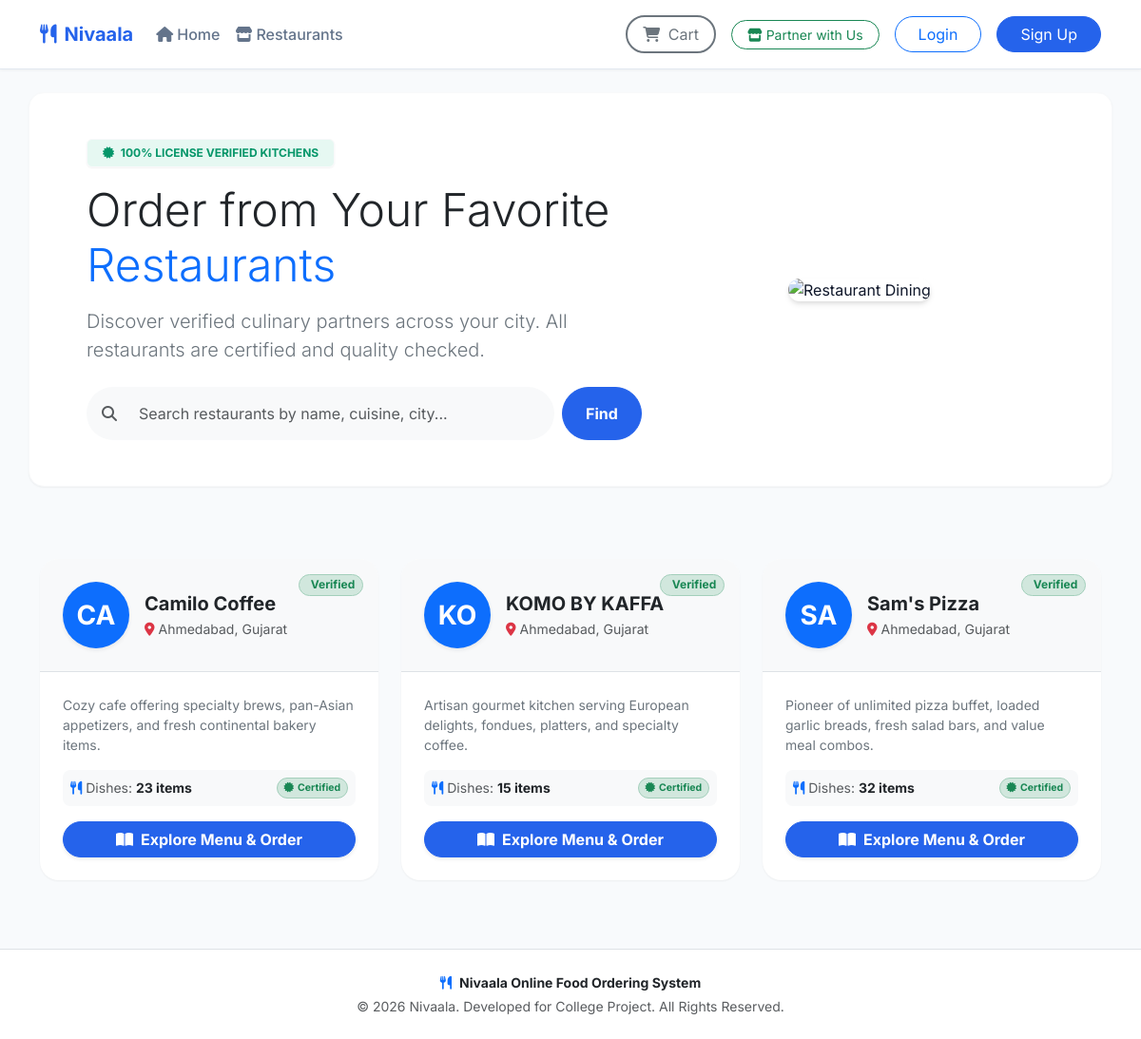
The page /restaurants.php on the database its author committed.
### tables this page shows
CREATE TABLE `restaurants` (
  `id` int(11) NOT NULL AUTO_INCREMENT,
  `owner_id` int(11) NOT NULL,
  `restaurant_name` varchar(150) NOT NULL,
  `owner_name` varchar(150) NOT NULL,
  `email` varchar(150) NOT NULL,
  `phone` varchar(20) NOT NULL,
  `address` text NOT NULL,
  `city` varchar(100) NOT NULL,
  `state` varchar(100) NOT NULL,
  `license_number` varchar(100) NOT NULL,
  `license_issue_date` date NOT NULL,
  `license_expiry_date` date NOT NULL,
  `license_document` varchar(255) NOT NULL,
  `logo` varchar(255) DEFAULT NULL,
  `description` text DEFAULT NULL,
  `commission_rate` decimal(5,2) NOT NULL DEFAULT 10.00,
  `status` enum('Pending','Approved','Rejected','Suspended') NOT NULL DEFAULT 'Pending',
  `rejection_reason` text DEFAULT NULL,
  `approved_by` int(11) DEFAULT NULL,
  `approved_at` datetime DEFAULT NULL,
  `created_at` timestamp NOT NULL DEFAULT current_timestamp(),
  `updated_at` timestamp NOT NULL DEFAULT current_timestamp() ON UPDATE current_timestamp(),
  PRIMARY KEY (`id`),
  UNIQUE KEY `email` (`email`),
  UNIQUE KEY `license_number` (`license_number`),
  KEY `owner_id` (`owner_id`),
  KEY `approved_by` (`approved_by`),
  CONSTRAINT `restaurants_ibfk_1` FOREIGN KEY (`owner_id`) REFERENCES `users` (`id`) ON DELETE CASCADE,
  CONSTRAINT `restaurants_ibfk_2` FOREIGN KEY (`approved_by`) REFERENCES `users` (`id`) ON DELETE SET NULL
);

### restaurants.php (the view, shortened to what this page needs)
<?php
require_once 'config/db.php';
$search = trim($_GET['search'] ?? '');
$sort_by = $_GET['sort'] ?? 'relevance';
$sql = "SELECT r.*,
               (SELECT COUNT(*) FROM food_items f WHERE f.restaurant_id = r.id AND f.is_available = 1) as total_dishes
        FROM restaurants r
        WHERE r.status = 'Approved'";
$params = [];
if ($sort_by === 'name_asc') {
    $sql .= " ORDER BY r.restaurant_name ASC";
} else {
    $sql .= " ORDER BY r.restaurant_name ASC";
}
try {
    $stmt = $conn->prepare($sql);
    $stmt->execute($params);
    $restaurants = $stmt->fetchAll();
} catch (PDOException $e) {
    die("Database error: " . $e->getMessage());
}
include_once 'includes/header.php';
?>
<div class="row align-items-center mb-5 bg-white p-4 p-md-5 rounded-4 shadow-sm-custom border border-light">
  <div class="col-lg-7">
    <span class="badge text-uppercase fw-bold px-3 py-2 mb-3 shadow-sm-custom border border-light" style="background-color: rgba(16, 185, 129, 0.1); color: #059669;">
      <i class="fa-solid fa-certificate me-1"></i> 100% License Verified Kitchens
    </span>
    <h1 class="display-5 fw-extrabold text-dark mb-3">Order from Your Favorite <span class="text-primary">Restaurants</span></h1>
    <p class="lead text-secondary mb-4">Discover verified culinary partners across your city. All restaurants are certified and quality checked.</p>
    <form action="restaurants.php" method="GET" class="d-flex gap-2">
      <div class="input-group">
        <span class="input-group-text bg-light border-0 ps-3 rounded-start-pill"><i class="fa-solid fa-magnifying-glass text-muted"></i></span>
        <input type="text" class="form-control bg-light border-0 py-3 rounded-end-pill" name="search" placeholder="Search restaurants by name, cuisine, city..." value="<?php echo htmlspecialchars($search); ?>">
      </div>
      <button type="submit" class="btn btn-primary px-4 rounded-pill fw-bold">Find</button>
    </form>
  </div>
  <div class="col-lg-5 d-none d-lg-block text-center">
    <img src="https://images.unsplash.com/photo-1555396273-367ea4eb4db5?w=600&auto=format&fit=crop&q=80" alt="Restaurant Dining" class="img-fluid rounded-4 shadow-md-custom" style="height: 280px; width: 100%; object-fit: cover;">
  </div>
</div>
<div class="d-flex flex-wrap align-items-center gap-2 mb-4">
</div>
<div class="row row-cols-1 row-cols-md-2 row-cols-lg-3 g-4 mb-5">
  <?php if (count($restaurants) > 0): ?>
    <?php foreach ($restaurants as $r): ?>
      <div class="col">
        <div class="card h-100 border-0 shadow-sm-custom hover-shadow transition" style="border-radius: 20px; overflow: hidden;">
          <div class="p-4 bg-light position-relative d-flex align-items-center gap-3 border-bottom">
            <?php if (!empty($r['logo']) && file_exists(__DIR__ . '/uploads/logos/' . $r['logo'])): ?>
              <img src="uploads/logos/<?php echo htmlspecialchars($r['logo']); ?>" alt="<?php echo htmlspecialchars($r['restaurant_name']); ?>" class="rounded-circle object-fit-cover shadow-sm bg-white p-1" style="width: 70px; height: 70px;">
            <?php else: ?>
              <div class="bg-primary text-white rounded-circle d-flex align-items-center justify-content-center fw-bold fs-3 shadow-sm" style="width: 70px; height: 70px; min-width: 70px;">
                <?php echo strtoupper(substr($r['restaurant_name'], 0, 2)); ?>
              </div>
            <?php endif; ?>
            <div>
              <h5 class="fw-bold text-dark mb-1"><?php echo htmlspecialchars($r['restaurant_name']); ?></h5>
              <div class="text-muted small">
                <i class="fa-solid fa-location-dot text-danger me-1"></i><?php echo htmlspecialchars($r['city']) . ', ' . htmlspecialchars($r['state']); ?>
              </div>
            </div>
            <span class="badge bg-success-subtle text-success position-absolute top-0 end-0 m-3 px-2.5 py-1.5 rounded-pill small border border-success-subtle">
              <i class="fa-solid fa-shield-check me-1"></i>Verified
            </span>
          </div>
          <div class="card-body p-4 d-flex flex-column">
            <p class="text-secondary small mb-3 flex-grow-1" style="min-height: 48px;">
              <?php
                $desc = !empty($r['description']) ? $r['description'] : 'Serving freshly prepared, mouthwatering food prepared under certified hygiene standards.';
                echo htmlspecialchars(strlen($desc) > 120 ? substr($desc, 0, 117) . '...' : $desc);
              ?>
            </p>
            <div class="d-flex align-items-center justify-content-between p-2 bg-light rounded-3 mb-3 small">
              <span class="text-muted"><i class="fa-solid fa-utensils me-1 text-primary"></i>Dishes: <strong class="text-dark"><?php echo (int)$r['total_dishes']; ?> items</strong></span>
              <span class="badge bg-success-subtle text-success border border-success-subtle rounded-pill px-2.5 py-1 small">
                <i class="fa-solid fa-certificate me-1"></i>Certified
              </span>
            </div>
            <a href="index.php?restaurant_id=<?php echo $r['id']; ?>" class="btn btn-primary rounded-pill py-2.5 fw-bold w-100 shadow-sm">
              <i class="fa-solid fa-book-open me-2"></i>Explore Menu & Order
            </a>
          </div>
        </div>
      </div>
    <?php endforeach; ?>
  <?php endif; ?>
</div>
<?php include_once 'includes/footer.php'; ?>

### assets/css/style.css (style rules this page uses)
:root { --bg-color: #F8FAFC; --primary-color: #2563EB; --secondary-color: #4F46E5; --ai-accent: #7C3AED; --success-color: #10B981; --text-color: #0F172A; --text-secondary: #64748B; --card-bg: #FFFFFF; --border-color: #E2E8F0; }
body { background-color: var(--bg-color); color: var(--text-color); font-family: 'Inter', -apple-system, BlinkMacSystemFont, "Segoe UI", Roboto, "Helvetica Neue", Arial, sans-serif; min-height: 100vh; display: flex; flex-direction: column; }
.btn-primary { background-color: var(--primary-color); border-color: var(--primary-color); }
.shadow-sm-custom { box-shadow: 0 1px 2px 0 rgba(0, 0, 0, 0.05); }
.shadow-md-custom { box-shadow: 0 4px 6px -1px rgba(0, 0, 0, 0.1), 0 2px 4px -1px rgba(0, 0, 0, 0.06); }

### rows shown on the page
restaurants: restaurant_name "CA", restaurant_name "Camilo Coffee", city "Ahmedabad", state "Gujarat", description "Cozy cafe offering specialty brews, pan-Asian appetizers, and fresh continental bakery items.", total_dishes "23"
restaurants: restaurant_name "KO", restaurant_name "KOMO BY KAFFA", city "Ahmedabad", state "Gujarat", description "Artisan gourmet kitchen serving European delights, fondues, platters, and specialty coffee.", total_dishes "15"
restaurants: restaurant_name "SA", restaurant_name "Sam's Pizza", city "Ahmedabad", state "Gujarat", description "Pioneer of unlimited pizza buffet, loaded garlic breads, fresh salad bars, and value meal combos.", total_dishes "32"
